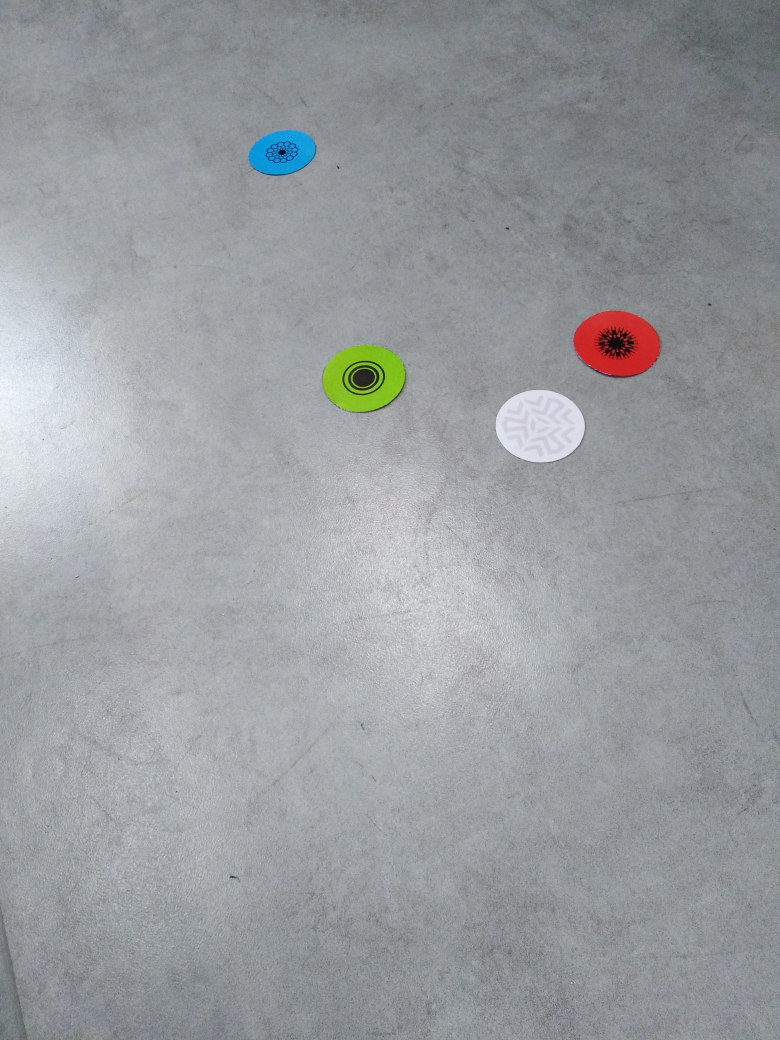
#> input picture image_test/photo_palets_1.jpg, 3120 x 4160 px, found by its file name (shown at 1/4 size)
$ python seuillagecouleurtest.py
#> lines starting #> are read from the running program, lines starting #| are printed output that depends on the picture; after the words box and inside, x2 and y2 are one past the last pixel; in counts of white or black regions, pixels touching at a corner belong together
import cv2
import numpy as np
#CODAGE BGR DE SES MORTS PLUTOT QUE RGB


# img = cv2.imread("test1.jpg")
#
# assert img is not None #check if image was loaded

# print('original shape:', img.shape)
# print('dtype:', img.dtype)
#
# width , height = 500, 500
# WMult,HMult = 0.5, 0.5
# resizedImg = cv2.resize(img, (width, height))


# print("resized shape : ", resizedImg.shape)
#
# img_flip_along_x = cv2.flip(resizedImg, 0)
#
# cv2.imwrite("testsave1.jpeg",resizedImg,[cv2.IMWRITE_JPEG_QUALITY,80])
#
#
# size = (img.shape[0:2])
#
#
# cv2.imshow('original image',img)
# cv2.waitKey(2000)


sourceImg = cv2.imread("photo_palets_1.jpg")
#> sourceImg is the input picture: shape (4160, 3120, 3); mean B, G, R 158.9, 155.8, 152.6
sourceImg = cv2.resize(sourceImg,(500,500))
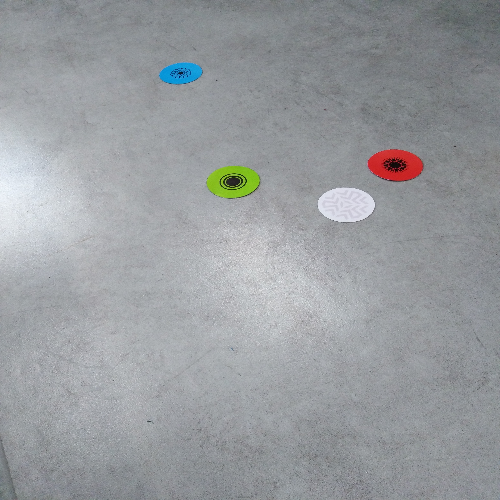
#> sourceImg: shape (500, 500, 3); mean B, G, R 158.8, 155.7, 152.5
assert sourceImg is not None

HSVImg = cv2.cvtColor(sourceImg, cv2.COLOR_BGR2HSV)
#> HSVImg: shape (500, 500, 3); mean H, S, V 105.4, 14.2, 160.3

def nothing(x):
    pass

cv2.namedWindow('window')
cv2.createTrackbar('Hmin','window',0,179,nothing)
#> slider 'Hmin' is set to 35
cv2.createTrackbar('Hmax','window',0,179,nothing)
#> slider 'Hmax' is set to 179
cv2.createTrackbar('Smin','window',0,255,nothing)
#> slider 'Smin' is set to 51
cv2.createTrackbar('Smax','window',0,255,nothing)
#> slider 'Smax' is set to 255
cv2.createTrackbar('Vmin','window',0,255,nothing)
#> slider 'Vmin' is set to 51
cv2.createTrackbar('Vmax','window',0,255,nothing)
#> slider 'Vmax' is set to 255


cv2.imshow("originale",HSVImg)


while True:
    Hmin = cv2.getTrackbarPos('Hmin','window')
    Hmax = cv2.getTrackbarPos('Hmax','window')
    Smin = cv2.getTrackbarPos('Smin','window')
    Smax = cv2.getTrackbarPos('Smax','window')
    Vmin = cv2.getTrackbarPos('Vmin','window')
    Vmax = cv2.getTrackbarPos('Vmax','window')
    Filtered = cv2.inRange(HSVImg, np.array([Hmin,Smin,Vmin]), np.array([Hmax,Smax,Vmax]))
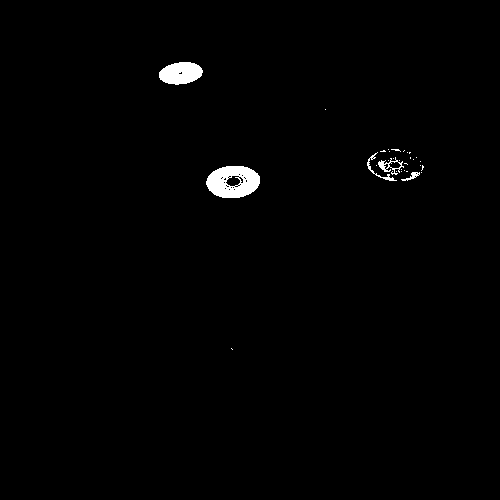
#> Filtered: shape (500, 500); 0.96% white; 31 white regions (26 under 20 px), largest, box (x1, y1, x2, y2) and area: (206, 166, 260, 198) 1245, (159, 62, 203, 85) 762, (378, 157, 404, 175) 152, (367, 152, 397, 181) 114, (401, 172, 420, 181) 64
    cv2.imshow('window', Filtered)


    key = cv2.waitKey(3)
#> (key Esc is pressed here)
    if key == 27:
        break

cv2.destroyAllWindows()

$ run again, with image_test/photo_palets_2.jpg copied over image_test/photo_palets_1.jpg
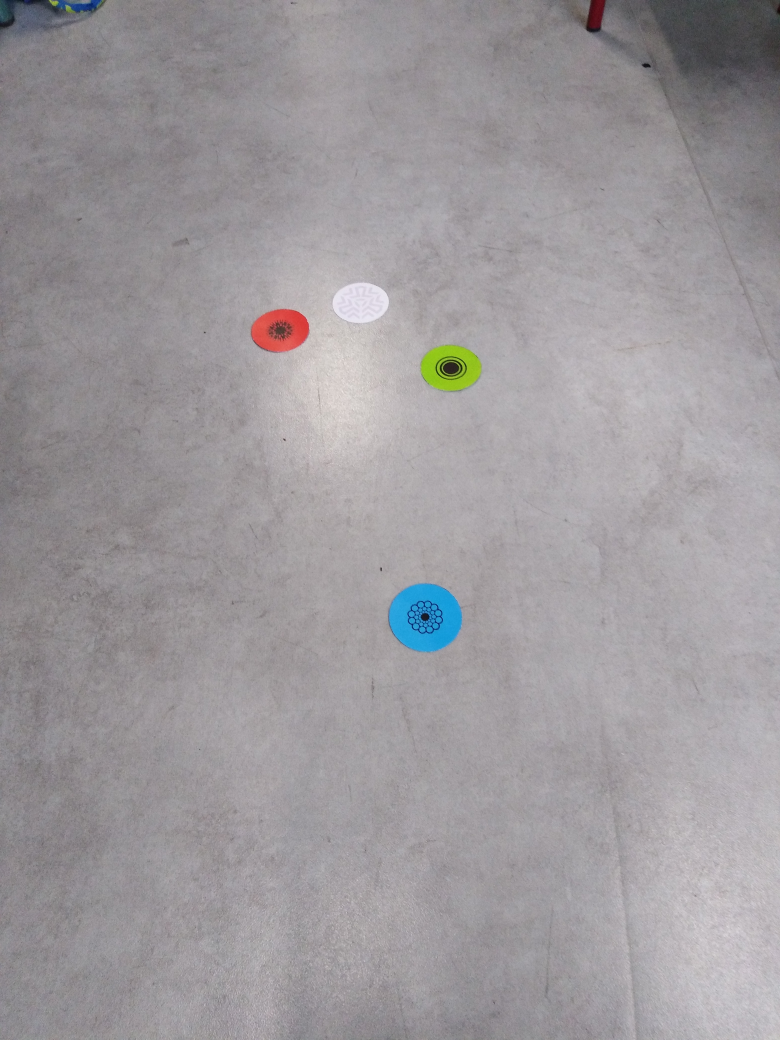
#> input picture image_test/photo_palets_2.jpg, 3120 x 4160 px, found by its file name (shown at 1/4 size)
#> sourceImg is the input picture: shape (4160, 3120, 3); mean B, G, R 156.5, 153.3, 157.2
#> `sourceImg = cv2.resize(sourceImg,(500,500))`:
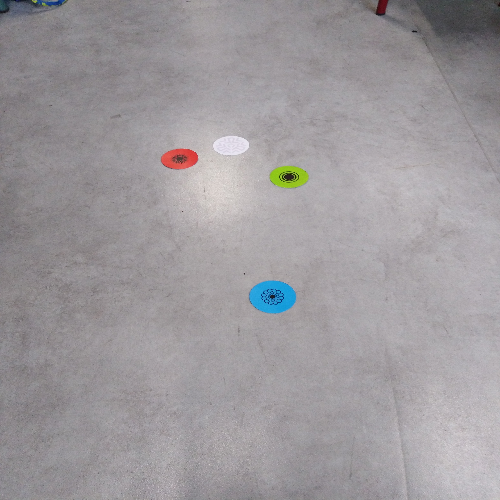
#> sourceImg: shape (500, 500, 3); mean B, G, R 156.4, 153.2, 157.1
#> HSVImg: shape (500, 500, 3); mean H, S, V 146.9, 10.2, 158.6
#> `Filtered = cv2.inRange(HSVImg, np.array([Hmin,Smin,Vmin]), np.array([H..`:
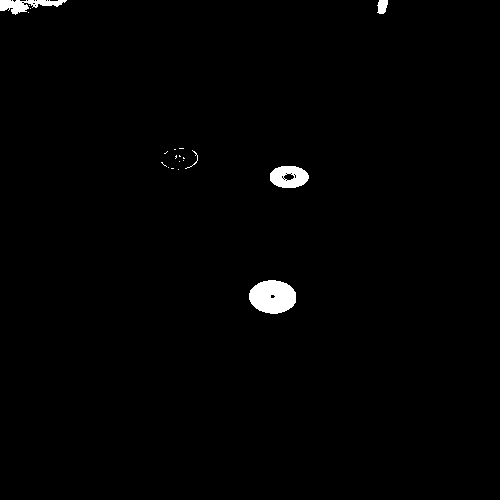
#> Filtered: shape (500, 500); 1% white; 20 white regions (15 under 20 px), largest, box (x1, y1, x2, y2) and area: (249, 280, 296, 314) 1240, (270, 166, 309, 188) 640, (0, 0, 67, 15) 495, (377, 0, 388, 14) 121, (185, 150, 198, 169) 30

$ run again, with image_test/photo_palets_3.jpg copied over image_test/photo_palets_1.jpg
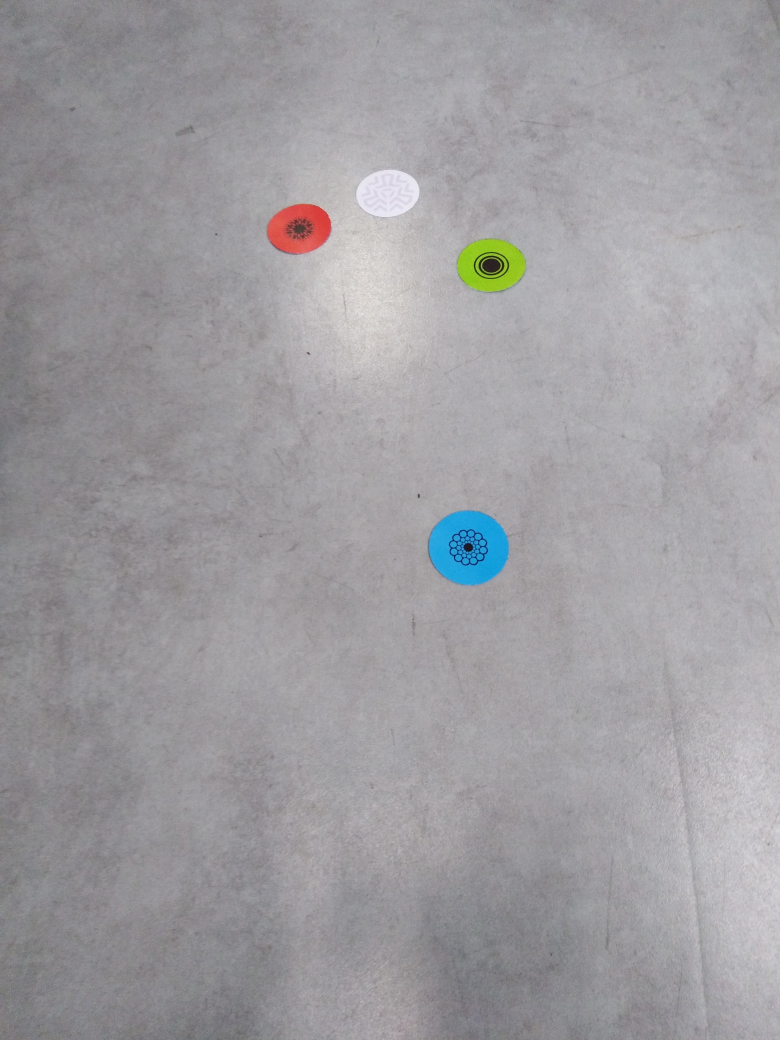
#> input picture image_test/photo_palets_3.jpg, 3120 x 4160 px, found by its file name (shown at 1/4 size)
#> sourceImg is the input picture: shape (4160, 3120, 3); mean B, G, R 159.9, 156.7, 158.1
#> `sourceImg = cv2.resize(sourceImg,(500,500))`:
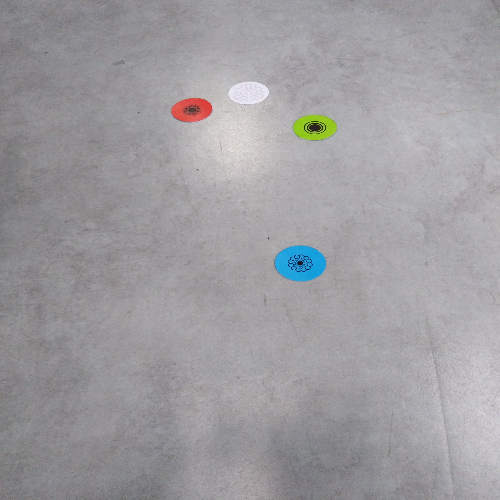
#> sourceImg: shape (500, 500, 3); mean B, G, R 159.7, 156.5, 158
#> HSVImg: shape (500, 500, 3); mean H, S, V 132, 8.6, 161
#> `Filtered = cv2.inRange(HSVImg, np.array([Hmin,Smin,Vmin]), np.array([H..`:
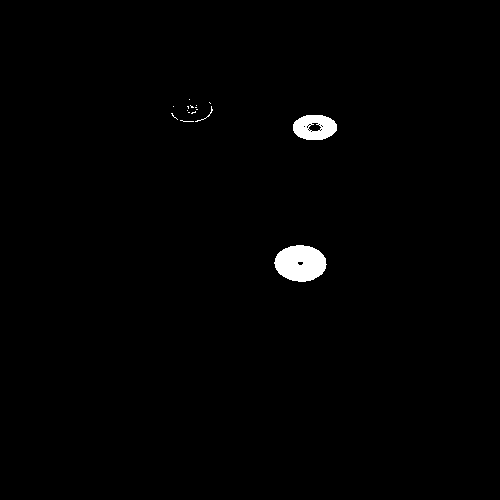
#> Filtered: shape (500, 500); 0.95% white; 16 white regions (13 under 20 px), largest, box (x1, y1, x2, y2) and area: (274, 245, 327, 282) 1480, (293, 115, 337, 140) 818, (195, 106, 213, 122) 29

$ run again, with image_test/photo_test_1.jpg copied over image_test/photo_palets_1.jpg
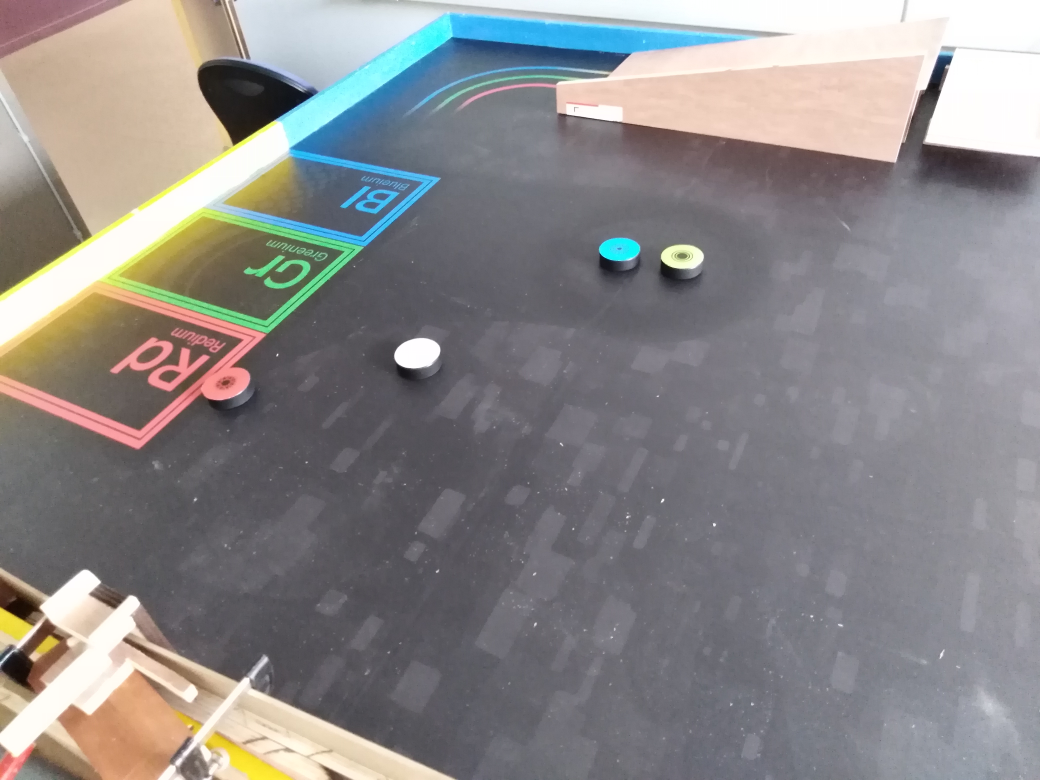
#> input picture image_test/photo_test_1.jpg, 4160 x 3120 px, found by its file name (shown at 1/4 size)
#> sourceImg is the input picture: shape (3120, 4160, 3); mean B, G, R 137, 136.9, 139.4
#> `sourceImg = cv2.resize(sourceImg,(500,500))`:
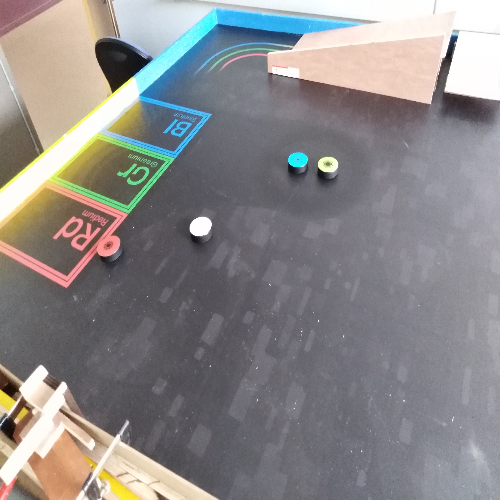
#> sourceImg: shape (500, 500, 3); mean B, G, R 136.8, 136.8, 139.3
#> HSVImg: shape (500, 500, 3); mean H, S, V 95.4, 34, 149
#> `Filtered = cv2.inRange(HSVImg, np.array([Hmin,Smin,Vmin]), np.array([H..`:
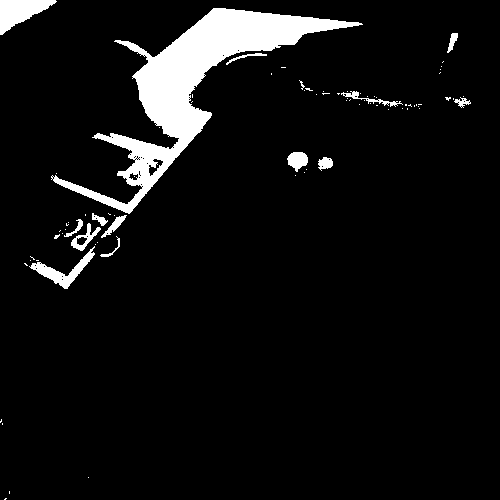
#> Filtered: shape (500, 500); 6.7% white; 80 white regions (66 under 20 px), largest, box (x1, y1, x2, y2) and area: (51, 8, 363, 214) 13086, (0, 0, 57, 35) 1057, (29, 246, 95, 289) 714
